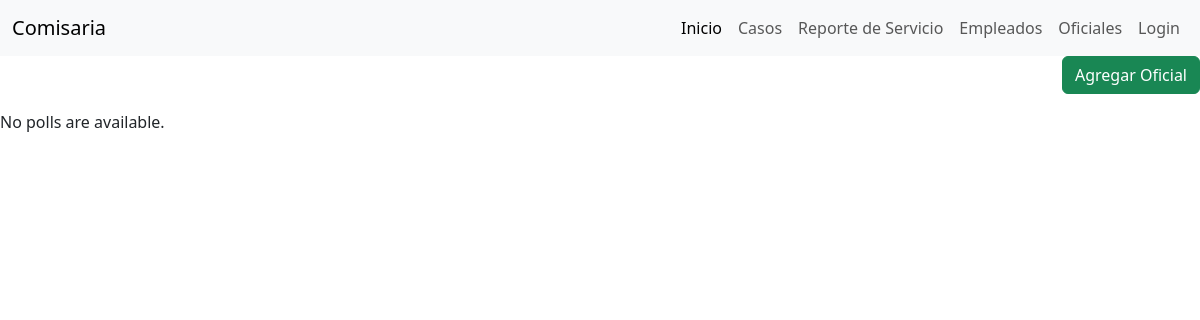
The app's page /comisaria/oficial/, older data.
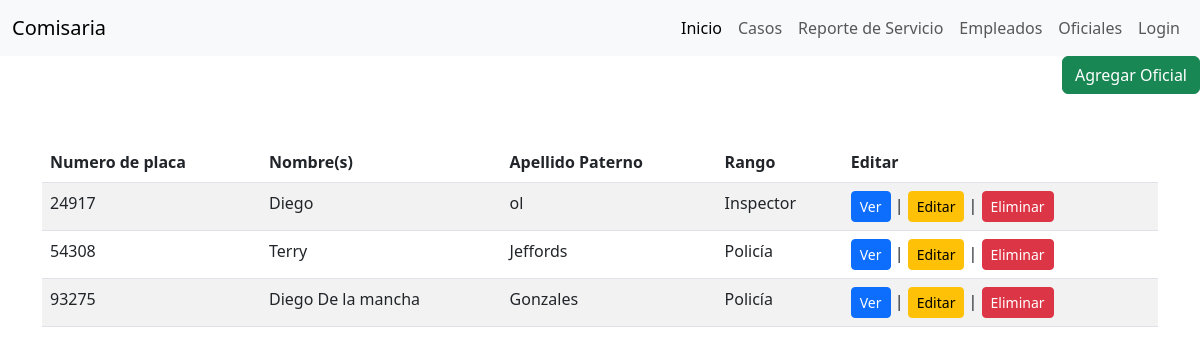
The same page, newer data.
### Comisaria/models.py (models this page shows, shortened)
class oficiales(models.Model):
    class Rango(models.IntegerChoices):
        POLICIA = 1, "Policía"
        INSPECTOR = 2, "Inspector"
        COMISARIO = 3, "Comisario"
    num_placa = models.PositiveIntegerField(default=0,blank=True, verbose_name='Numero de placa')
    id_emp = models.OneToOneField(Empleado, on_delete=models.CASCADE, verbose_name='ID empleado')
    rank = models.IntegerField(choices=Rango.choices, default=Rango.POLICIA, verbose_name='Rango')
    class Meta:
        verbose_name = 'Oficial'
        verbose_name_plural = 'Oficiales'

class Empleado(AbstractUser):
    class Puesto(models.IntegerChoices):
        ADMINISTRATIVO = 1, "Personal Administrativo"
        INTELIGENCIA = 2, "Analistas de Inteligencia"
        FORENSE = 3, "Técnico Forense"
        ARCHIVO = 4, "Personal del Archivo"
        COMUNICACION = 5, "Operador de Comunicación"
        PSICOLOGIA = 6, "Psicólogos"
        MANTENIMIENTO = 7, "Personal de Mantenimiento"
        HUMANOS = 8, "Encargado de Recursos Humanos"
        TI = 9, "Tecnicos de Sistemas Informaticos"
        OFICIAL = 10, "Oficial"
    first_name = models.CharField(max_length=50, default='', blank=False, verbose_name='Nombre(s)')
    last_name = models.CharField(max_length=50, default='', blank=False, verbose_name='Apellido paterno')
    last_name2 = models.CharField(max_length=50, default='', blank=False, verbose_name='Apellido materno')
    email = models.EmailField(unique=True, verbose_name='Correo')
    puesto = models.IntegerField(choices=Puesto.choices, default=Puesto.ADMINISTRATIVO, verbose_name='Puesto')
    register_date = models.DateTimeField(default= timezone.now, null=True, blank=False, verbose_name='Fecha de registro')
    num_phone = models.CharField(max_length=14, default='', blank=False, verbose_name='Telefono')
    salario = models.DecimalField(max_digits=10, decimal_places=2, default=0.00,blank=False ,verbose_name='Salario')
    class Meta:
        verbose_name = 'Empleado'
        verbose_name_plural = 'Empleados'

### Comisaria/views.py (the view)
# urls.py: path( "oficial/", views.OficialView.as_view(), name="oficial"),
class OficialView(generic.ListView):
    template_name = "comisaria/READ/oficial.html"
    context_object_name ="oficiales"
    def get_queryset(self):
        return oficiales.objects.order_by("num_placa")[:5]

### Comisaria/templates/comisaria/READ/oficial.html (shortened to what this page needs)
{% extends 'comisaria/base.html' %}
{% block contenido %}
<div class="d-flex justify-content-end mb-3">
    <a class="btn btn-success" href="{% url 'oficial_crear' %}">Agregar Oficial</a>
</div>
    {% if oficiales %}
    <div class="container my-5">
        <table class="table table-striped">
            <thead>
                <tr>
                    <th>Numero de placa</th>
                    <th>Nombre(s)</th>
                    <th>Apellido Paterno</th>
                    <th>Rango</th>
                    <th>Editar</th>
                </tr>
            </thead>
            <tbody>
                {% for of in oficiales %}
                <tr>
                    <td>{{ of.num_placa }}</td>
                    <td>{{ of.id_emp.first_name }}</td>
                    <td>{{ of.id_emp.last_name }}</td>
                    <td>{{ of.get_rank_display }}</td>
                    <td><a class="btn btn-primary btn-sm" href="{% url 'oficial_deta' of.id %}">Ver</a> | <a class="btn btn-warning btn-sm" href="{% url 'oficial_edit' of.id%}">Editar</a> | <a class="btn btn-danger btn-sm" href="{% url 'oficial_eliminar' of.id  %}">Eliminar</a></td>
                </tr>
                {% endfor %}
            </tbody>
        </table>
    </div>
    {% else %}
    <p>No polls are available.</p>
    {% endif %}
{% endblock %}

Row changes from the older to the newer data that the page shows:
added oficiales: num_placa "24917", id_emp.first_name "Diego", id_emp.last_name "ol", rank "Inspector"
added oficiales: num_placa "54308", id_emp.first_name "Terry", id_emp.last_name "Jeffords", rank "Policía"
added oficiales: num_placa "93275", id_emp.first_name "Diego De la mancha", id_emp.last_name "Gonzales", rank "Policía"
Text that changed along with them:
text no longer shown: "No polls are available."
text now shown: "Numero de placa Nombre(s) Apellido Paterno Rango Editar"
